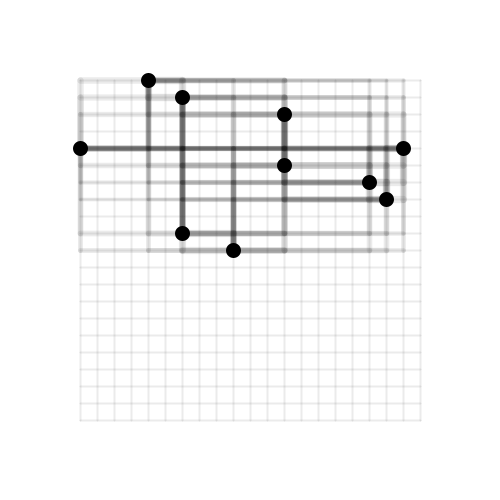
Frame 1 (no input)
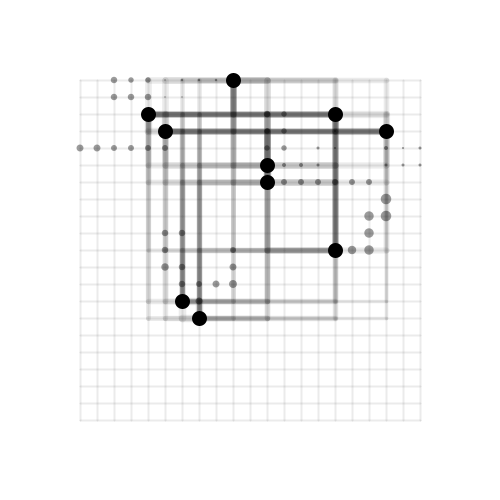
Frame 60 (the mouse pressed at the canvas centre just before this capture)
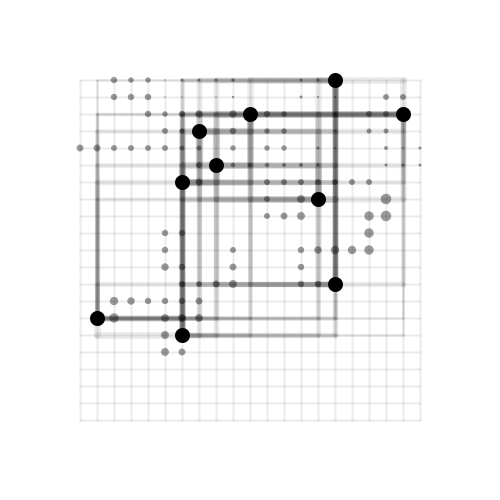
Frame 120 (the mouse held since frame 60 and released just before this capture)

The Processing sketch that drew these frames (run headless with seeded random() and noise(); from frame 60 on, the mouse is pressed at the canvas centre):

// Processing sketch: day_14
// ── day_14.pde
import java.util.List;

float margin = 80;

/**
 * 2D vector class of int
 */
class IntVector2D {
  int x, y;

  IntVector2D(int x, int y) {
    this.x = x;
    this.y = y;
  }

  /**
   * Copy constructor
   */
  IntVector2D copy() {
    return new IntVector2D(x, y);
  }
}


/**
 * Stone, storing a location and a size
 */
class Stone {
  IntVector2D location;
  float size;
  
  Stone(IntVector2D location, float size) {
    this.location = location;
    this.size = size;
  }
}


/**
 * Compute the taxicab distance
 * See : https://en.wikipedia.org/wiki/Taxicab_geometry
 */
int taxicabDistance(IntVector2D p, IntVector2D q) {
  return abs(p.x - q.x) + abs(p.y - q.y);
}


/**
 * The class representing the manhattan grid
 */
class ManhattanGrid {
  // The gap between lines on both directions
  float gapX, gapY;

  // The number of rows and columns
  int cols, rows;

  // The list of points on the grid
  List<IntVector2D> points;

  // Points put down some stones when they move
  List<Stone> stones;

  ManhattanGrid(int cols, int rows) {
    this.cols = cols;
    this.rows = rows;

    gapX = (width - 2 * margin) / cols;
    gapY = (height - 2 * margin) / rows;

    points = new ArrayList<IntVector2D>();
    stones = new ArrayList<Stone>();
  }

  /**
   * Add a point on the grid
   */
  void addPoint(int x, int y) {
    points.add(new IntVector2D(x, y));
  }

  /**
   * Add a point on the grid at a random location
   */
  void addRandomPointOnGrid() {
    addPoint(int(random(cols)), int(random(rows)));
  }

  /**
   * Randomly populate the grid with points
   */
  void randomlyPopulate(int n) {
    for (int i = 0; i < n; i++) {
      addRandomPointOnGrid();
    }
  }
  
  /**
   * Return true if the cell is not occupied
   */
  boolean isCellFree(int x, int y) {
    // Check for stones
    for (Stone stone : stones) {
      if (stone.location.x == x && stone.location.y == y) {
        return false;
      }
    }
    
    // Check for points
    for (IntVector2D point : points) {
      if (point.x == x && point.y == y) {
        return false;
      }
    }
    
    return true;
  }

  /**
   * Add Brownian motion to the points on the grid
   * See : https://en.wikipedia.org/wiki/Brownian_motion
   */
  void addBrownianMotion() {
    int stopped = 0;
    
    // For each point
    for (int i = 0; i < points.size(); i++) {
      IntVector2D point = points.get(i);
      
      // Add a stone at that place
      float normDistToNext = getNormalizedDistance(point, points.get((i + 1) % points.size()));
      stones.add(new Stone(point.copy(), normDistToNext * 20));
      
      // Stores the possible directions
      int[] free = new int[4];
      int added = 0;
      
      // Check if it can move
      if (point.x > 0 && isCellFree(point.x - 1, point.y)) free[added++] = 0;
      if (point.x < cols && isCellFree(point.x + 1, point.y)) free[added++] = 1;
      if (point.y > 0 && isCellFree(point.x, point.y - 1)) free[added++] = 2;
      if (point.y < rows && isCellFree(point.x, point.y + 1)) free[added++] = 3;
      
      // If we can't go anywhere break
      if (added == 0) {
        stopped++;
        continue;
      }
      
      // Choose a random direction from previous ones
      int choice = free[int(random(added))];
      
      // Do the appropriate operation
      if (choice == 0) point.x--;
      else if (choice == 1) point.x++;
      else if (choice == 2) point.y--;
      else if (choice == 3) point.y++;
    }
    
    // Stop the sketch if all the points are stopped
    if (stopped == points.size()) noLoop();
  }

  /**
   * Return the x coordinate of the point on the screen with the col number
   */
  float getPointX(int col) {
    return margin + gapX * col;
  }

  /**
   * Same as getPointX() but for the row
   */
  float getPointY(int row) {
    return margin + gapY * row;
  }
  
  /**
   * Return the normalized taxicab distance between two points
   */
  float getNormalizedDistance(IntVector2D p, IntVector2D q) {
    return taxicabDistance(p, q) / (float) (cols + rows);
  }

  /*
  * Display the taxicab distance lines
   */
  void displayPathBetween(IntVector2D p, IntVector2D q) {
    // Get points coordinates
    float px = getPointX(p.x);
    float py = getPointY(p.y);

    float qx = getPointX(q.x);
    float qy = getPointY(q.y);

    strokeWeight(map(getNormalizedDistance(p, q), 0, 1, 8, 0));
    stroke(0, 20);

    // If not aligned on the x axis
    if (p.x != q.x) {
      // Display the x line
      line(px, py, qx, py);
    }

    // If not aligned on the y axis
    if (p.y != q.y) {
      // Display the x line
      line(qx, qy, qx, py);
    }
  }

  /**
   * Display the grid lines
   */
  void displayGrid() {
    strokeWeight(2);
    stroke(0, 20);

    // Vertical lines
    for (int i = 0; i <= cols; i++) {
      float x = getPointX(i);
      line(x, margin, x, height - margin);
    }

    // Horizontal lines
    for (int i = 0; i <= rows; i++) {
      float y = getPointY(i);
      line(margin, y, width - margin, y);
    }
  }

  /**
   * Display the taxicab distances between all the points
   */
  void displayConnections() {
    for (int i = 0; i < points.size(); i++) {
      for (int j = 0; j < points.size(); j++) {
        if (i != j) {
          displayPathBetween(points.get(i), points.get(j));
        }
      }
    }
  }

  /**
   * Display the points on the grid
   */
  void displayPoints() {
    stroke(0);
    strokeWeight(15);

    for (IntVector2D point : points) {
      point(getPointX(point.x), getPointY(point.y));
    }
  }

  /**
   * Display the stones as circles
   */
  void displayStones() {
    for (Stone stone : stones) {
      //stroke(0, 200);
      //noFill();
      noStroke();
      fill(0, 100);
      //strokeWeight(1);
      
      circle(getPointX(stone.location.x), getPointY(stone.location.y), stone.size);
    }
  }

  /**
   * Display all the elements on the screen
   */
  void display() {
    displayGrid();
    displayConnections();
    displayStones();
    displayPoints();
  }

  /**
   * Update the grid
   */
  void update() {
    // Move the points
    addBrownianMotion();
  }
}

int updateFrame = 10;
ManhattanGrid grid;

void setup() {
  size(500, 500);
  
  // Create the grid with random points
  grid = new ManhattanGrid(20, 20);
  grid.randomlyPopulate(10);
  
  updateView();
}

/**
 * Redraw the background and the grid
 * Prevent from redrawing 60 times per second because the
 * grid methods are not well optimized and do a lot of loops...
 */
void updateView() {
  background(255);
  
  grid.display();
  grid.update();
}

void draw() {
  // Every updateFrame, redraw the screen
  if (frameCount % updateFrame == 0) {
    updateView();
  }
}
